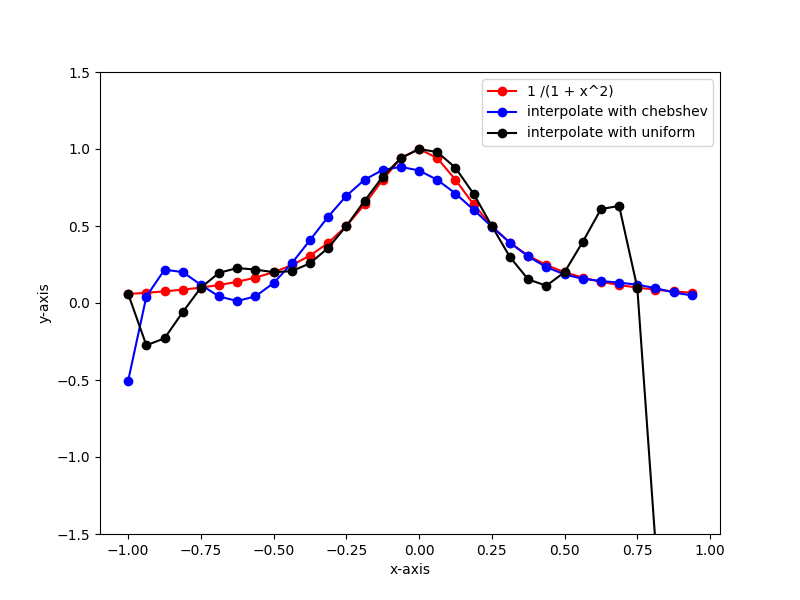

The Python source for this figure:
import numpy as np
import scipy as sp
import math
import matplotlib.pyplot as plt
from typing import List, Union, Literal, Callable

# random nodes
def generate_random_nodes(n_nodes : int, lower : float, upper : float):
    result = np.random.rand(n_nodes)
    result = lower + (upper - lower) * result
    return result

# uniform nodes
def generate_uniform_nodes(n_nodes : int, lower : float, upper : float):
    result = np.array([i / n_nodes for i in range(n_nodes)])
    result = lower + (upper - lower) * result
    return result

# chebyshev nodes
def generate_chebyshev_nodes(n_nodes : int, lower : float, upper : float, mode_type : Literal['type_1', 'type_2'] = 'type_1'):
    if mode_type == 'type_1':
        indices = [math.pi * idx / n_nodes for idx in range(0,n_nodes)]
    else:
        indices = [math.pi * (2 * idx + 1) / (2 * n_nodes + 1) for idx in range(0,n_nodes)]
    result = (lower + upper)/2  + (upper - lower)/2 * np.cos(indices)
    return sorted(result)

def func(x : float)->float:
    return 1.0 / (1.0 + 16 * x ** 2)

# compute polynomial 
# p_k(x) = a_0 + a_1 * (x-x_0) + a_2 * (x-x_0) * (x-x_1) + ....
def compute_polynomial(x : float, coeffs : List, x_data : List):
    n = len(coeffs)
    result = coeffs[0]
    dx = 1

    for i in range(1,n):
        dx *= (x - x_data[i-1])
        result += coeffs[i] * dx
        
    return result

# compute polynomial with multiple data
# x : [x_0, x_1, ...]
# output : [p_k(x_0), p_k(x_1), ...]
def compute_polynomials(xs : Union[List, np.array], coeffs : List, x_data : List):
    y = [] 
    for x in xs:
        y.append(compute_polynomial(x, coeffs, x_data))
    return np.array(y)

# compute Newton interpolation coefficient
def compute_coeffs(func : Callable[[float], float], x_data : Union[List[float], np.array]):
    y_data = [func(x) for x in x_data]
    y_data = np.array(y_data)
        
    mat = np.zeros((len(x_data), len(x_data)))
    mat[:,0] = y_data

    coeffs = []   

    for idx_i in range(1, len(x_data)):
        dys = mat[:,idx_i-1]
        for idx_j in range(idx_i, len(x_data)):
            dx = x_data[idx_j] - x_data[idx_j-idx_i]
            dy = dys[idx_j] - dys[idx_j-1]
            mat[idx_j, idx_i] = dy / dx
    
    coeffs = np.diag(mat)
    return coeffs

if __name__ == "__main__":

    n_nodes = 8
    lower = -1.0
    upper = 1.0

    nodes_cheb = generate_chebyshev_nodes(n_nodes, lower, upper, 'type_2')
    nodes_uniform = generate_uniform_nodes(n_nodes, lower, upper)

    coeffs_cheb = compute_coeffs(func, nodes_cheb)
    coeffs_uniform = compute_coeffs(func, nodes_uniform)

    xs = generate_uniform_nodes(32, lower, upper)
 
    y_cheb = compute_polynomials(xs, coeffs_cheb, nodes_cheb)
    y_uniform = compute_polynomials(xs, coeffs_uniform, nodes_uniform)
    y_real = np.array([func(x) for x in xs])

    plt.figure(figsize = (8,6))
    plt.plot(xs, y_real, 'ro-',label = '1 /(1 + x^2)')
    plt.plot(xs, y_cheb, 'bo-',label = 'interpolate with chebshev')
    plt.plot(xs, y_uniform, 'ko-',label = 'interpolate with uniform')
    plt.xlabel("x-axis")
    plt.ylabel("y-axis")
    plt.ylim([-1.5, 1.5])
    plt.legend()
    plt.savefig("./interpolation.png")